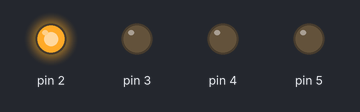
A sketch run on a simulated Arduino Uno, built with avr-gcc and run on an emulated ATmega328P. Shown: output pins drawn as LEDs (lit = HIGH).

Above: at 0.2 s.
At 1.2 s:
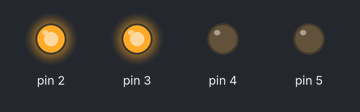
At 1.7 s:
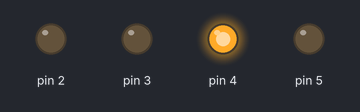
At 2.2 s:
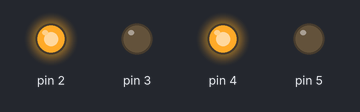
At 3.2 s:
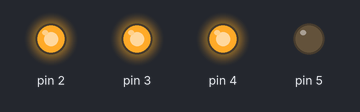
At 4.7 s:
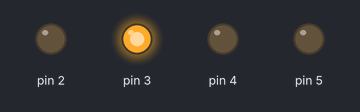
Timing chart, 0 to 5.2 s (numbered marks = the images above):
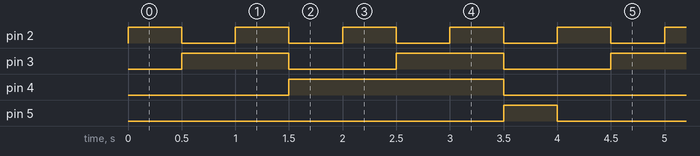

Measured:
- by itself, pin 2: alternates HIGH for 0.50 s and LOW for 0.50 s
- by itself, pin 3: alternates HIGH for 1.0 s and LOW for 1.0 s
- by itself, pin 4: alternates HIGH for 2.0 s and LOW for 2.0 s
- by itself, pin 5: alternates HIGH for 0.50 s and LOW for 3.5 s

The sketch:

LiquaStore.ino
```cpp
#define F_CPU 16000000UL

#include "liquorStoreDatabase.h"
#include "testArray.h"
#include <avr/io.h>
#include <util/delay.h>

int main(void){
  DDRD = 0x3C; // Pins 2-5 set to write

  while(1){
    for (uint8_t row = 0; row < 4; row++) {
      for (uint8_t column = 0; column < 2; column++){
        PORTD = (pgm_read_word_near(&(testArray[row][column]))) << PIND2;
        _delay_ms(500);
      }
    }
  }
}
```

LiquorStoreDatabase.c
```cpp
#include "liquorStoreDatabase.h"

/*
Contains the coordinates to every liquor store in British Columbia.

To save on space, the liquor stores have been stored as uning16_t variables.
This means they can't be larger than 65535.

Variable storage structure:
  Lattitudes: Lattitudes are the first coordinate in the coordinate pair.
  The first two numbers represent the digits before the decimal place,
  The last four numbers are after the decimal place. For example:
  51750

*/

volatile const uint16_t liquorStores[963][2] PROGMEM= {{51643,21296},
{0xCA26,21345},
{54698,22791},
{55764,20246},
{49068,22359},
{49047,22288},
{49052,22324},
{49047,22293},
{49048,22289},
{49057,22272},
{49038,22333},
{49049,22310},
{49056,22447},
{49044,22222},
{49038,22275},
{49037,22230},
{49058,22377},
{49055,22359},
{49048,22338},
{49024,22267},
{49030,22292},
{49049,22259},
{49035,22291},
{49045,22222},
{49049,22320},
{49247,21782},
{49237,21761},
{49059,22490},
{49057,22473},
{49067,22535},
{50585,26928},
{52018,24298},
{52464,25302},
{52463,25305},
{50964,19173},
{50447,19183},
{50448,19193},
{55758,20483},
{59575,33704},
{51783,19325},
{52987,22983},
{49625,16961},
{48833,25142},
{48826,25133},
{49224,15206},
{54495,22682},
{49434,19088},
{52163,28143},
{52393,21880},
{49721,18927},
{49721,18927},
{51592,19894},
{49833,25129},
{50872,19383},
{50876,19359},
{50412,25503},
{52107,19307},
{49868,21442},
{49869,21442},
{49379,23338},
{49379,23337},
{49433,24665},
{48577,23448},
{51477,20725},
{50827,16270},
{49624,23205},
{49281,23013},
{49205,22979},
{49222,22944},
{49269,22946},
{49222,22981},
{49266,23006},
{49239,22963},
{49265,22977},
{49213,22989},
{49220,22930},
{49257,22958},
{49252,22914},
{54225,25754},
{53846,25868},
{50809,21307},
{49949,25199},
{49973,25245},
{49988,25226},
{50008,25248},
{50028,25246},
{50033,25267},
{49924,25184},
{49892,25652},
{50014,25285},
{50034,25247},
{49999,25246},
{49869,25129},
{50029,25252},
{50156,15809},
{51768,20898},
{50753,19227},
{49080,16448},
{49296,17652},
{49300,17656},
{49410,17540},
{49179,19759},
{56304,20577},
{50942,19349},
{56336,20993},
{50944,19664},
{48914,23712},
{48925,23727},
{50246,18628},
{50243,18603},
{55696,21629},
{49146,22008},
{49151,21951},
{49178,21934},
{49109,21959},
{49123,21959},
{49139,21962},
{49130,22073},
{49157,21952},
{49151,21979},
{49165,21957},
{49165,21957},
{49182,21805},
{49172,21946},
{49110,21976},
{49104,21934},
{49104,21963},
{49184,21763},
{49082,22056},
{49081,22056},
{49082,22055},
{49143,21960},
{49039,18207},
{49066,18213},
{49045,18204},
{51647,20049},
{49120,22731},
{48710,23607},
{48689,23602},
{50230,19263},
{50240,19092},
{50223,19228},
{48441,23468},
{48406,23489},
{48434,23493},
{49686,24935},
{49715,24912},
{49679,24963},
{49302,24435},
{49279,22817},
{49242,22891},
{49262,22888},
{49283,22793},
{49232,22820},
{49246,22891},
{49248,22867},
{49275,22794},
{49282,22800},
{49296,22802},
{49248,22817},
{49278,22807},
{49234,22853},
{49274,22793},
{49235,22856},
{50117,24912},
{49677,24981},
{49689,24996},
{49683,24992},
{49698,24984},
{49710,24963},
{49673,24983},
{48740,23620},
{49512,15768},
{49511,15771},
{49527,15745},
{49486,15740},
{49675,16824},
{49446,17558},
{49095,16508},
{48864,23641},
{48864,23646},
{49069,21962},
{49619,25030},
{55737,20225},
{55758,20223},
{55750,20220},
{51576,27591},
{58438,29990},
{49156,22940},
{49154,22912},
{49120,22892},
{49089,23041},
{49149,22891},
{49129,22890},
{49090,23072},
{49157,22890},
{49164,22890},
{49155,22925},
{49091,23084},
{49025,23069},
{49134,22891},
{49023,23070},
{49534,24816},
{52146,28090},
{49190,22071},
{49189,22071},
{49437,16755},
{49161,22196},
{48791,23737},
{48774,23700},
{48802,23717},
{48780,23698},
{48729,23638},
{48786,23707},
{50932,19229},
{49135,20618},
{50697,16135},
{49778,18140},
{49749,23930},
{50024,14919},
{49301,15116},
{50555,19141},
{50550,19140},
{50556,19015},
{50489,18717},
{49090,16463},
{49289,24370},
{48429,23416},
{48431,23398},
{48429,23410},
{50335,15851},
{50500,19558},
{49525,24848},
{49507,15065},
{49514,15058},
{49504,15058},
{49462,15085},
{51395,16489},
{51766,21096},
{58801,22677},
{54444,24257},
{54423,24308},
{56238,20855},
{56229,20820},
{56255,20846},
{56238,20844},
{56246,20830},
{56246,20813},
{56246,20864},
{49173,23845},
{49148,23697},
{48890,23347},
{48878,23318},
{49632,24027},
{49631,24030},
{49739,23133},
{49212,17691},
{49401,23504},
{49407,23531},
{49679,24476},
{50851,22839},
{49779,26049},
{51296,16958},
{51311,16971},
{51297,17047},
{56334,20137},
{49029,18457},
{49025,18422},
{54886,26207},
{49102,15085},
{49603,16794},
{50627,19121},
{55780,20923},
{52018,24298},
{49474,23870},
{49511,23909},
{49534,23964},
{49301,21784},
{49251,21957},
{49392,19903},
{49357,20076},
{50101,25208},
{54698,22791},
{53416,22582},
{50657,28008},
{48816,24175},
{49378,21442},
{49376,21430},
{49519,21420},
{49273,21231},
{49524,24647},
{52332,21416},
{54389,26680},
{56028,21915},
{50503,16027},
{50515,16008},
{49379,15275},
{49345,19718},
{50675,20331},
{50678,20282},
{50684,20354},
{50670,20225},
{50654,20375},
{50673,20334},
{50679,20264},
{50770,20342},
{50652,20372},
{50701,20392},
{50711,20336},
{50668,20182},
{50672,20294},
{50676,20328},
{50708,20363},
{50668,20351},
{50698,20360},
{50667,20360},
{50782,20321},
{50653,20366},
{50700,20393},
{50760,20349},
{50710,20327},
{50651,20156},
{50860,20264},
{50668,20187},
{50672,20335},
{50664,20352},
{49952,19387},
{49817,19495},
{49889,19389},
{49859,19490},
{49794,19511},
{49889,19397},
{49888,19428},
{49907,19398},
{49881,19475},
{49882,19438},
{49859,19423},
{49887,19496},
{49842,19487},
{49867,19345},
{49860,19457},
{49916,19443},
{49893,19476},
{49881,19451},
{49935,19398},
{49878,19535},
{49882,19430},
{49901,19453},
{49871,19474},
{49915,19389},
{49804,19473},
{49864,19563},
{49877,19458},
{49893,19492},
{49893,19417},
{50119,19510},
{49956,19378},
{49885,19490},
{49879,19476},
{49859,19490},
{49880,19445},
{49881,19475},
{49880,19434},
{49684,15981},
{54054,28670},
{54053,28652},
{54054,28650},
{55111,28026},
{49172,15244},
{50664,20526},
{49043,23883},
{48996,23823},
{49014,23853},
{50025,19405},
{50020,19405},
{50053,19411},
{48826,24052},
{48432,23522},
{48447,23499},
{48449,23500},
{48459,23553},
{48442,23514},
{48462,23497},
{49154,22668},
{49163,22661},
{49116,22679},
{49096,22623},
{49145,22648},
{49177,22670},
{49045,22668},
{49107,22662},
{49102,22645},
{49076,22647},
{49090,22645},
{49103,22492},
{49075,22669},
{49161,22655},
{49126,22623},
{49133,22644},
{49133,22667},
{49112,22650},
{49102,22647},
{49111,22671},
{49118,22673},
{49107,22662},
{49250,24075},
{52615,21569},
{50686,21937},
{49459,23236},
{51423,20205},
{50493,20813},
{51554,21201},
{51546,20914},
{51554,21201},
{50152,20880},
{50247,18966},
{49981,24759},
{50230,21581},
{55339,23092},
{49622,24020},
{50938,18783},
{49063,20819},
{50059,24979},
{49220,22594},
{49206,22649},
{49206,22556},
{49216,22606},
{49220,22624},
{49187,22552},
{49216,22631},
{49220,22654},
{49218,22648},
{49250,22586},
{49219,22557},
{49218,22592},
{50676,19055},
{48851,23298},
{52419,22295},
{54988,23033},
{50237,16973},
{50110,20790},
{50113,20786},
{50124,20762},
{49783,25058},
{49008,18774},
{48650,23558},
{49162,22405},
{49145,22292},
{49161,22315},
{49149,22254},
{49132,22341},
{49131,22318},
{49147,22324},
{49134,22300},
{49130,22321},
{49131,22333},
{54698,22791},
{49079,17592},
{49741,25301},
{49286,15832},
{50239,17804},
{49105,23859},
{49169,23988},
{49183,23984},
{49144,23950},
{49153,23932},
{49191,23968},
{49207,24013},
{49192,23991},
{49177,23969},
{49218,24029},
{49115,23864},
{49205,23970},
{49206,24007},
{49241,24054},
{49241,24040},
{49165,23942},
{49231,24043},
{49224,24035},
{49156,23950},
{49130,23922},
{49231,23977},
{49093,23886},
{49272,24195},
{49261,24196},
{49597,19601},
{49499,17287},
{49492,17294},
{49493,17292},
{49571,17232},
{49611,17112},
{49491,17406},
{55247,27583},
{49205,22903},
{49184,22949},
{49204,22905},
{49211,22920},
{49229,22892},
{49206,22911},
{49200,22911},
{49201,22912},
{49192,22947},
{49209,22915},
{49203,22949},
{52018,24298},
{48660,23418},
{49312,23026},
{49313,23082},
{49321,23072},
{49336,23072},
{49317,23108},
{49306,23014},
{49304,23031},
{49338,23102},
{49316,22969},
{49309,23040},
{49323,23119},
{49337,23039},
{49320,23070},
{49324,23109},
{49323,23101},
{49309,23083},
{48426,23316},
{49344,19571},
{49344,19573},
{49170,19554},
{49236,19528},
{49138,19587},
{49138,19587},
{49028,19435},
{49033,19463},
{49030,19448},
{50110,19385},
{50457,16241},
{49306,24262},
{49319,24306},
{49313,24321},
{49319,24314},
{49306,24360},
{49318,24296},
{49330,24345},
{51081,16658},
{55910,20517},
{49784,19716},
{49772,19737},
{50321,22806},
{48761,23270},
{48747,23226},
{49488,19579},
{49497,19592},
{49480,19593},
{49469,19583},
{49456,19586},
{49500,19593},
{49475,19583},
{49463,19587},
{49496,19615},
{49494,19603},
{49474,19584},
{50674,20153},
{57038,22504},
{49222,22690},
{49231,22687},
{49231,22693},
{49245,24792},
{49257,24812},
{49253,24806},
{49264,24788},
{49265,24772},
{49232,24797},
{49243,24808},
{49261,24819},
{53688,32184},
{49266,22772},
{49252,22737},
{49263,22781},
{49253,22765},
{49271,22757},
{49234,22767},
{50688,27385},
{50712,27491},
{50586,27084},
{50590,27085},
{49276,22832},
{49276,22846},
{49276,22857},
{49282,22826},
{48555,24405},
{55716,20130},
{49835,24520},
{49842,24515},
{49873,24551},
{49802,24517},
{49837,24527},
{49871,24528},
{49835,24524},
{49779,24345},
{53998,22800},
{53978,22771},
{53926,22802},
{53910,22801},
{53889,22768},
{53881,22772},
{53945,22761},
{53902,22677},
{53914,22743},
{53897,22619},
{53902,22759},
{53921,22769},
{53849,22706},
{53864,22788},
{53905,22742},
{53911,22755},
{53914,22783},
{53921,22793},
{53816,22913},
{53857,22815},
{53837,22655},
{53920,22783},
{53905,22758},
{54321,30293},
{54310,30329},
{54307,30333},
{49457,20509},
{50686,19819},
{49618,16960},
{49405,24633},
{49355,24462},
{49329,24562},
{50040,25209},
{53254,32063},
{52976,22497},
{53033,22409},
{52973,22505},
{52968,22441},
{53019,22476},
{53025,22593},
{52832,22419},
{50620,16069},
{50123,24839},
{50998,18194},
{50998,18230},
{51009,18219},
{50958,18163},
{50976,18171},
{51000,18197},
{49125,23186},
{49176,23133},
{49170,23144},
{49140,23137},
{49171,23141},
{49154,23123},
{49191,23128},
{49169,22990},
{49144,23092},
{49183,23093},
{49177,23118},
{49193,23181},
{49170,23183},
{49134,23169},
{49191,23108},
{49154,23156},
{49132,23096},
{49761,16856},
{49423,23618},
{49333,17675},
{49055,18995},
{55898,20140},
{49186,21747},
{49187,21741},
{49185,21766},
{49077,17801},
{49643,24936},
{48462,23333},
{48456,23373},
{48471,23361},
{48479,23410},
{48451,23375},
{48454,23395},
{48485,23387},
{48492,23387},
{48461,23296},
{48455,23376},
{48469,23329},
{48469,23363},
{48565,23411},
{48594,23417},
{48594,23396},
{49194,17278},
{50692,19329},
{50702,19283},
{50708,19251},
{50698,19296},
{50590,19364},
{50656,19199},
{48860,23511},
{48853,23499},
{48769,23449},
{53236,31855},
{48793,23179},
{49941,24783},
{50759,20811},
{50312,25918},
{50315,25919},
{50912,19457},
{49440,23709},
{49471,23759},
{51237,18934},
{48660,23628},
{50836,18984},
{50833,18990},
{48649,23406},
{48648,23394},
{48637,23417},
{48647,23402},
{49767,17469},
{49513,17618},
{54783,27170},
{54780,27174},
{50627,27017},
{48385,23702},
{48394,23627},
{48370,23729},
{50877,19468},
{50852,19354},
{49719,14894},
{50908,16367},
{49698,23155},
{49716,23148},
{49702,23151},
{49831,23149},
{50392,25118},
{50883,26816},
{49601,19665},
{49606,19678},
{49572,19630},
{50884,19881},
{49176,22689},
{49119,22733},
{49211,22862},
{49034,22779},
{49123,22704},
{49206,22878},
{49052,22692},
{49169,22812},
{49148,22844},
{49158,22781},
{49158,22857},
{49175,22889},
{49198,22811},
{49187,22794},
{49133,22701},
{49164,22876},
{49161,22846},
{49198,22849},
{49181,22844},
{49177,22864},
{49133,22849},
{49191,22807},
{49131,22840},
{49103,22733},
{49104,22680},
{49199,22777},
{49108,22734},
{49187,22849},
{49103,22730},
{49031,22834},
{49167,22800},
{49118,22825},
{49191,22823},
{49059,22809},
{49118,22757},
{49136,22845},
{49118,22801},
{49057,22800},
{49148,22865},
{49134,22844},
{49133,22821},
{49188,22867},
{49045,22777},
{49008,22735},
{49117,22845},
{49045,22796},
{49167,22799},
{49047,22785},
{49056,22802},
{49032,22802},
{49044,22778},
{49924,26655},
{50786,19329},
{52018,24298},
{56152,20683},
{50546,26834},
{54705,27054},
{54516,28588},
{54513,28587},
{54515,28583},
{48977,23670},
{54512,28542},
{53561,31929},
{49153,25908},
{54505,26297},
{49096,17713},
{50651,17539},
{49042,23087},
{49545,20758},
{55123,20997},
{48943,25550},
{49582,24885},
{52831,19277},
{49756,24553},
{49263,23167},
{49204,23139},
{49279,23120},
{49264,23157},
{49281,23027},
{49210,23116},
{49248,23125},
{49227,23090},
{49236,23155},
{49241,23058},
{49281,23074},
{49268,23168},
{49265,23084},
{49217,23076},
{49281,23087},
{49266,23063},
{49211,23090},
{49276,23127},
{49263,23123},
{49284,23065},
{49251,23078},
{49281,23047},
{49218,23102},
{49280,23126},
{49283,23116},
{49246,23184},
{49260,23116},
{49280,23107},
{49257,23101},
{49232,23075},
{49288,23124},
{49219,23117},
{49262,23056},
{49224,23065},
{49266,23243},
{49284,23110},
{49275,23121},
{49288,23139},
{49263,23130},
{49282,23124},
{49235,23185},
{49233,23140},
{49233,23101},
{49271,23106},
{49205,23030},
{49264,23145},
{49270,23069},
{49279,23117},
{49246,23090},
{49262,23138},
{49264,23178},
{49264,23211},
{49269,23045},
{49254,23115},
{49272,23135},
{49260,23070},
{49268,23156},
{49270,23146},
{49260,23101},
{49279,23130},
{49264,23115},
{49270,23135},
{49289,23132},
{49268,23184},
{54013,24011},
{53911,23595},
{50276,19274},
{50298,19253},
{50263,19270},
{50256,19306},
{50282,19253},
{50250,19263},
{50274,19266},
{50238,19267},
{50289,19261},
{50261,19273},
{50235,19355},
{50282,19263},
{50188,19388},
{50359,19059},
{50283,19271},
{48432,23380},
{48442,23386},
{48415,23375},
{48421,23373},
{48428,23369},
{48439,23368},
{48425,23362},
{48427,23365},
{48423,23365},
{48465,23500},
{48529,23372},
{48429,23352},
{48414,23356},
{48426,23335},
{48477,23532},
{48448,23332},
{48448,23427},
{48437,23312},
{48439,23358},
{48424,23358},
{48426,23502},
{48424,23366},
{48440,23504},
{48456,23459},
{48468,23427},
{49790,15746},
{53102,21568},
{49830,19627},
{49860,19588},
{49859,19551},
{49873,19544},
{49836,19618},
{49836,19656},
{49848,19619},
{49832,19624},
{49828,19629},
{49373,23275},
{49327,23158},
{49334,23181},
{49325,23142},
{49325,23133},
{49327,23159},
{49835,19621},
{50695,20356},
{50101,25023},
{50095,22995},
{50116,22947},
{50127,22955},
{50156,22954},
{49024,22801},
{49030,22802},
{49017,22791},
{52127,22125},
{52122,22107},
{52113,22125},
{52135,22134},
{52147,22170},
{52100,22125},
{52211,22090},
{54073,22473},
{50467,15978},
{49611,17562},
{50511,28029},
{56727,21807},
{50212,26594},
{49180,16554},
{49085,16089},
{49080,16099},
{49283,17215},
{48873,24203},
{49980,26844}};
```

LiquorStoreDatabase.h
```cpp
#ifndef LIQUORSTOREDATABASE_H
#define LIQUORSTOREDATABASE_H

//Declares the liquor store database array

#include <avr/pgmspace.h>
#include <stdint.h>

volatile extern const uint16_t liquorStores[963][2] PROGMEM;

#endif /*LIQUORSTOREDATABASER_H*/
```

testArray.c
```cpp
#include "testArray.h"

volatile const uint16_t testArray[4][2] PROGMEM = {{1,2},{3,4},{5,6},{7,8}};
```

testArray.h
```cpp
#ifndef TESTARRAY_H
#define TESTARRAY_H

// Header used for testing an array similar to the one in LiquorStoreDatabase.h
// So I can wrap my head around PROGMEM before the rest of the parts show up

#include <avr/pgmspace.h>
#include <stdint.h>

volatile extern const uint16_t testArray[4][2] PROGMEM;

#endif /*TESTARRAY_H*/
```
